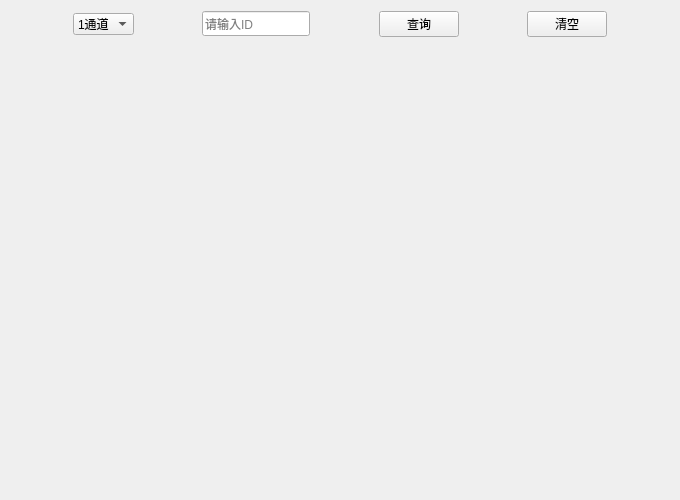
<?xml version="1.0" encoding="UTF-8"?>
<ui version="4.0">
 <class>paint</class>
 <widget class="QWidget" name="paint">
  <property name="geometry">
   <rect>
    <x>0</x>
    <y>0</y>
    <width>680</width>
    <height>500</height>
   </rect>
  </property>
  <property name="minimumSize">
   <size>
    <width>680</width>
    <height>500</height>
   </size>
  </property>
  <property name="windowTitle">
   <string>Form</string>
  </property>
  <layout class="QGridLayout" name="gridLayout">
   <item row="0" column="0">
    <layout class="QHBoxLayout" name="horizontalLayout_3">
     <item>
      <spacer name="horizontalSpacer">
       <property name="orientation">
        <enum>Qt::Horizontal</enum>
       </property>
       <property name="sizeHint" stdset="0">
        <size>
         <width>40</width>
         <height>20</height>
        </size>
       </property>
      </spacer>
     </item>
     <item>
      <widget class="QComboBox" name="comboBox_channel">
       <item>
        <property name="text">
         <string>1通道</string>
        </property>
       </item>
       <item>
        <property name="text">
         <string>2通道</string>
        </property>
       </item>
       <item>
        <property name="text">
         <string>3通道</string>
        </property>
       </item>
       <item>
        <property name="text">
         <string>4通道</string>
        </property>
       </item>
      </widget>
     </item>
     <item>
      <spacer name="horizontalSpacer_5">
       <property name="orientation">
        <enum>Qt::Horizontal</enum>
       </property>
       <property name="sizeHint" stdset="0">
        <size>
         <width>40</width>
         <height>20</height>
        </size>
       </property>
      </spacer>
     </item>
     <item>
      <widget class="QLineEdit" name="lineEdit_ID">
       <property name="maximumSize">
        <size>
         <width>16777215</width>
         <height>25</height>
        </size>
       </property>
       <property name="placeholderText">
        <string>请输入ID</string>
       </property>
      </widget>
     </item>
     <item>
      <spacer name="horizontalSpacer_3">
       <property name="orientation">
        <enum>Qt::Horizontal</enum>
       </property>
       <property name="sizeHint" stdset="0">
        <size>
         <width>40</width>
         <height>20</height>
        </size>
       </property>
      </spacer>
     </item>
     <item>
      <widget class="QPushButton" name="btn_query_ID">
       <property name="text">
        <string>查询</string>
       </property>
      </widget>
     </item>
     <item>
      <spacer name="horizontalSpacer_4">
       <property name="orientation">
        <enum>Qt::Horizontal</enum>
       </property>
       <property name="sizeHint" stdset="0">
        <size>
         <width>40</width>
         <height>20</height>
        </size>
       </property>
      </spacer>
     </item>
     <item>
      <widget class="QPushButton" name="btn_clear">
       <property name="text">
        <string>清空</string>
       </property>
      </widget>
     </item>
     <item>
      <spacer name="horizontalSpacer_2">
       <property name="orientation">
        <enum>Qt::Horizontal</enum>
       </property>
       <property name="sizeHint" stdset="0">
        <size>
         <width>40</width>
         <height>20</height>
        </size>
       </property>
      </spacer>
     </item>
    </layout>
   </item>
   <item row="1" column="0">
    <layout class="QHBoxLayout" name="horizontalLayout">
     <item>
      <widget class="QChartView" name="widget_v" native="true">
       <property name="minimumSize">
        <size>
         <width>300</width>
         <height>180</height>
        </size>
       </property>
      </widget>
     </item>
     <item>
      <widget class="QChartView" name="widget_v_angle" native="true">
       <property name="minimumSize">
        <size>
         <width>300</width>
         <height>180</height>
        </size>
       </property>
      </widget>
     </item>
    </layout>
   </item>
   <item row="2" column="0">
    <layout class="QHBoxLayout" name="horizontalLayout_2">
     <item>
      <widget class="QChartView" name="widget_a" native="true">
       <property name="minimumSize">
        <size>
         <width>300</width>
         <height>180</height>
        </size>
       </property>
      </widget>
     </item>
     <item>
      <widget class="QChartView" name="widget_a_angle" native="true">
       <property name="minimumSize">
        <size>
         <width>300</width>
         <height>180</height>
        </size>
       </property>
      </widget>
     </item>
    </layout>
   </item>
  </layout>
 </widget>
 <customwidgets>
  <customwidget>
   <class>QChartView</class>
   <extends>QWidget</extends>
   <header location="global">QChartView</header>
   <container>1</container>
  </customwidget>
 </customwidgets>
 <resources/>
 <connections/>
</ui>
